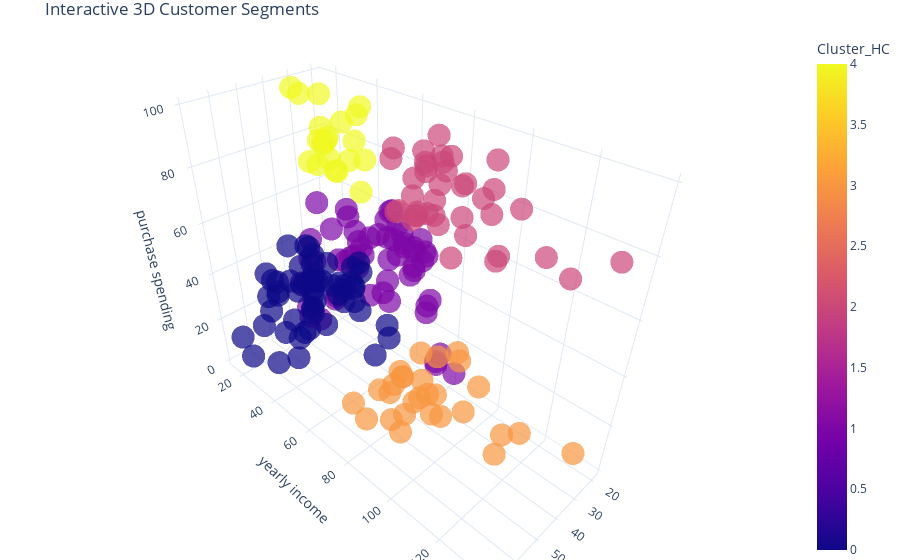

The code cell stored with this chart in its notebook:
### Markdown cell above
## 6.3 Visualize the Hierarchical Clusters

### Code cell
visualization.plot_3d_interactive(
    df_clean,
    x_col='age',
    y_col='yearly income',
    z_col='purchase spending',
    color_col='Cluster_HC'
)

### Figure 1 — Plotly figure (JSON) as saved in the notebook; plotly's stock layout.template omitted (floating-point values rounded to 4 significant figures; data arrays with more than 128 entries replaced by an {"elided": "..."} marker saying what was removed)
{"data": [{"hovertemplate": "age=%{x}<br>yearly income=%{y}<br>purchase spending=%{z}<br>Cluster_HC=%{marker.color}<extra></extra>", "legendgroup": "", "marker": {"color": {"elided": "200 int values"}, "coloraxis": "coloraxis", "opacity": 0.7, "symbol": "circle"}, "mode": "markers", "name": "", "scene": "scene", "showlegend": false, "type": "scatter3d", "x": {"elided": "200 int values"}, "y": {"elided": "200 int values"}, "z": {"elided": "200 int values"}}], "layout": {"coloraxis": {"colorbar": {"title": {"text": "Cluster_HC"}}, "colorscale": [[0, "#0d0887"], [0.1111, "#46039f"], [0.2222, "#7201a8"], [0.3333, "#9c179e"], [0.4444, "#bd3786"], [0.5556, "#d8576b"], [0.6667, "#ed7953"], [0.7778, "#fb9f3a"], [0.8889, "#fdca26"], [1, "#f0f921"]]}, "legend": {"tracegroupgap": 0}, "margin": {"b": 0, "l": 0, "r": 0, "t": 30}, "scene": {"domain": {"x": [0, 1], "y": [0, 1]}, "xaxis": {"title": {"text": "age"}}, "yaxis": {"title": {"text": "yearly income"}}, "zaxis": {"title": {"text": "purchase spending"}}}, "title": {"text": "Interactive 3D Customer Segments"}}}
